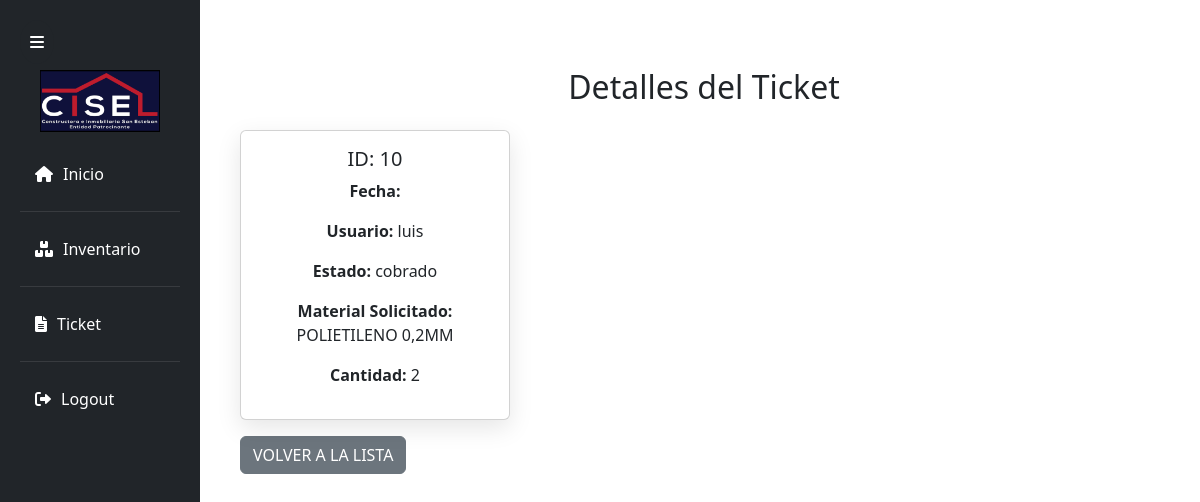
The page /ver_ticket/10/ (signed in) on the database its author committed.
### Polls/models.py (models this page shows, shortened)
class Ticket(models.Model):
    ESTADO_CHOICES = [
        ('pendiente', 'Pendiente'),
        ('cobrado', 'Cobrado'),
    ]
    usuario = models.ForeignKey(CustomUser, on_delete=models.CASCADE)
    material_solicitado = models.ForeignKey(Material, on_delete=models.CASCADE)
    cantidad = models.IntegerField()
    estado = models.CharField(max_length=20)
    fecha_creacion = models.DateTimeField(auto_now_add=True)

class CustomUser(AbstractUser):
    roles = models.ManyToManyField(Role,  related_name='users')
    def __str__(self):
        return self.username

class Material(models.Model):
    nombre = models.CharField(max_length=100)
    descripcion = models.TextField(blank=True, null=True)
    unidad_medida = models.ForeignKey('UnidadMedida', on_delete=models.CASCADE)
    cantidad_disponible = models.IntegerField()
    stock = models.IntegerField()
    activo = models.BooleanField(default=True)  # Campo para eliminación lógica
    def __str__(self):
        return self.nombre

### Polls/views.py (the view)
# urls.py: path('ver_ticket/<int:ticket_id>/', views.ver_ticket, name='ver_ticket'),
@login_required
@user_passes_test(lambda u: has_role_id(u, JEFE_OBRA) or has_role_id(u, JEFE_BODEGA), login_url='/access_denied/')
def ver_ticket(request, ticket_id):
    ticket = get_object_or_404(Ticket, id=ticket_id)
    return render(request, 'Modulo_usuario/tickets/ver.html', {'ticket': ticket})

### Polls/context_processors.py (called while the page is built)
def role_context(request):
    user = request.user
    if user.is_authenticated:
        return {
            'can_access_ticket': user.roles.filter(id=JEFE_BODEGA).exists() or user.roles.filter(id=JEFE_OBRA).exists(),
            'can_access_inventario': user.roles.filter(id=JEFE_BODEGA).exists() or user.roles.filter(id=JEFE_OBRA).exists(),
            'can_access_reportes': user.roles.filter(id=ADMINISTRADOR_OBRA).exists(),
            'is_administrador_obra': user.roles.filter(id=ADMINISTRADOR_OBRA).exists(),
        }
    return {}

### Polls/views.py (called while the page is built)
def has_role_id(user, role_id):
    return user.roles.filter(id=role_id).exists()

### Polls/templates/Modulo_usuario/tickets/ver.html
{% extends 'Modulo_usuario/base/base.html' %}
{% block content %}
<div class="container my-5">
    <h2 class="text-center mb-4">Detalles del Ticket</h2>
    <div class="card">
        <div class="card-body">
            <h5>ID: {{ ticket.id }}</h5>
            <p><strong>Fecha:</strong> {{ ticket.fecha }}</p>
            <p><strong>Usuario:</strong> {{ ticket.usuario }}</p>
            <p><strong>Estado:</strong> {{ ticket.estado }}</p>
            <p><strong>Material Solicitado:</strong> {{ ticket.material_solicitado }}</p>
            <p><strong>Cantidad:</strong> {{ ticket.cantidad }}</p>
        </div>
    </div>
    <a href="{% url 'lista_tickets' %}" class="btn btn-secondary mt-3">Volver a la Lista</a>
</div>
{% endblock %}

### Polls/static/css/style.css (style rules this page uses)
:root { --white-color: #fff; --blue-color: #4070f4; --grey-color: #707070; --grey-color-light: #aaa; --light-gray: #c6c6c9; --dark-blue: #0d143b; --red: #ba1c2c; --gray: #6c6d7e; --black: #040406; --brown: #5f2742; --blue-gray: #393b5b; --silver: #ffffff; }
body { font-family: "Poppins", sans-serif; margin: 0; padding: 0; background-color: #f5f5f5; color: #343a40; }
.card { background-color: #fff; border: none; border-radius: 15px; box-shadow: 0 8px 24px rgba(0, 0, 0, 0.1); width: 100%; max-width: 270px; overflow: hidden; transition: transform 0.3s ease, box-shadow 0.3s ease, background-color 0.3s ease; display: flex; flex-direction: column; align-items: center; text-align: center; }
.btn { padding: 10px 20px; border-radius: 5px; text-transform: uppercase; cursor: pointer; }
.btn { background-color: #007bff; color: white; padding: 10px 20px; border: none; border-radius: 4px; cursor: pointer; font-size: 16px; transition: background-color 0.3s; }
body { background-color: #f7f8fa; font-family: "Arial", sans-serif; }
.container { max-width: 650px; margin: 50px auto; padding: 20px; }
.container { max-width: 600px; margin: 50px auto; }

### rows shown on the page
Ticket: id "10", usuario "luis", estado "cobrado", material_solicitado "POLIETILENO 0,2MM", cantidad "2"
